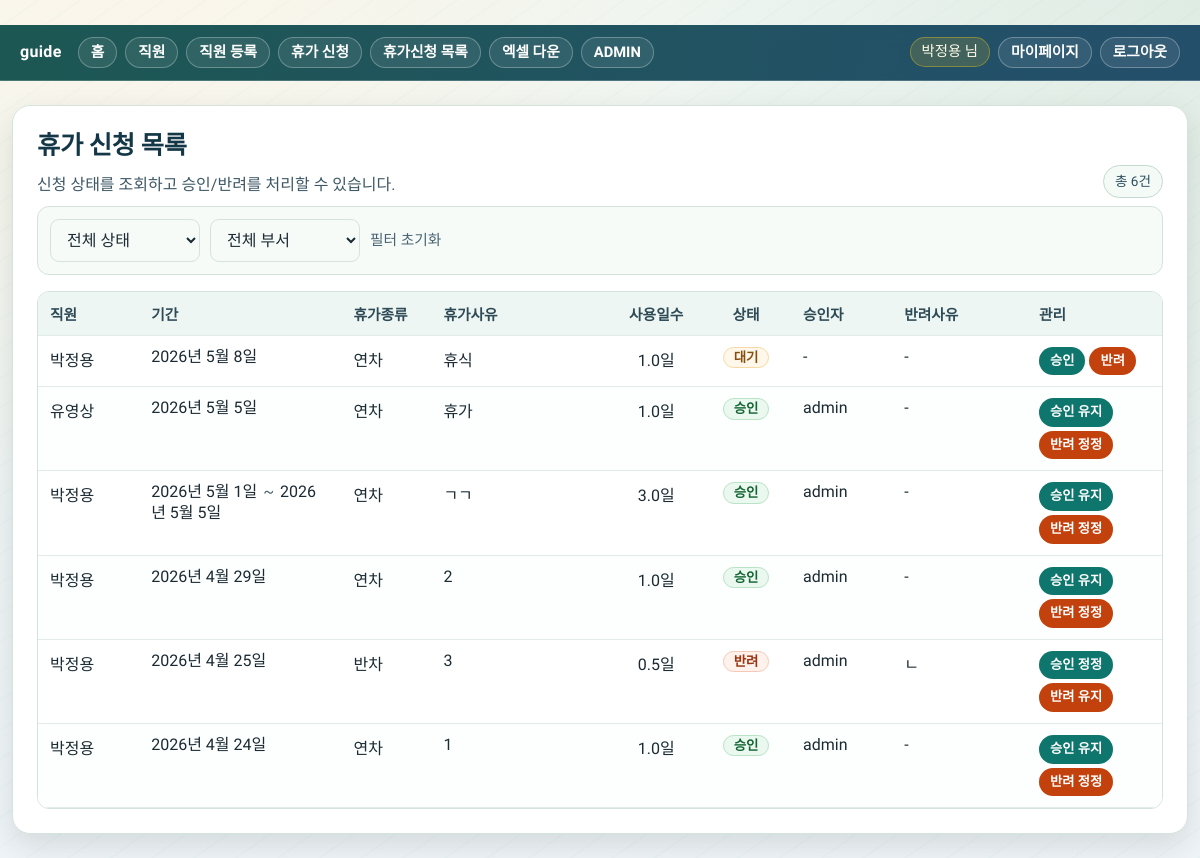
The app's page /leave/ (signed in) with its own data.
### employee/models.py (models this page shows, shortened)
class Employee(models.Model):
	class Department(models.TextChoices):
		MEDICAL = '진료부', '진료부'
		WARD_3 = '3병동', '3병동'
		WARD_5A = '5A병동', '5A병동'
		WARD_5B = '5B병동', '5B병동'
		OPERATING_ROOM = '수술실', '수술실'
		TREATMENT_ROOM = '치료실', '치료실'
		OUTPATIENT = '외래', '외래'
		COUNSELING_ROOM = '상담실', '상담실'
		NURSING = '간호부', '간호부'
		NURSING_ADMIN = '간호행정', '간호행정'
		ADMINISTRATION = '원무과', '원무과'
		GENERAL_AFFAIRS = '총무과', '총무과'
		FACILITIES = '시설과', '시설과'
		REVIEW = '심사과', '심사과'
		HEALTH_CHECK = '검진센터', '검진센터'
		RADIOLOGY = '영상의학과', '영상의학과'
		LAB_MEDICINE = '진단검사의학과', '진단검사의학과'
		PHYSICAL_THERAPY = '물리치료', '물리치료'
		EXERCISE_THERAPY = '운동치료', '운동치료'
		IN_HOUSE_PHARMACY = '원내약국', '원내약국'
		NUTRITION = '영양과', '영양과'
	class EmploymentStatus(models.TextChoices):
		ACTIVE = 'active', '재직'
		LEAVE = 'leave', '휴직'
		RESIGNED = 'resigned', '퇴사'
	user = models.OneToOneField(
		User,
		on_delete=models.SET_NULL,
		null=True,
		blank=True,
		related_name='employee_profile',
	)
	name = models.CharField('이름', max_length=50)
	employee_number = models.CharField('사번', max_length=30, unique=True)
	department = models.CharField('부서', max_length=100, choices=Department.choices)
	position = models.CharField('직급', max_length=50)
	hire_date = models.DateField('입사일')
	employment_status = models.CharField(
		'재직상태',
		max_length=20,
		choices=EmploymentStatus.choices,
		default=EmploymentStatus.ACTIVE,
	)
	must_change_password = models.BooleanField(
		'최초 로그인 비밀번호 변경 필요',
		default=True,
	)
	created_at = models.DateTimeField(auto_now_add=True)
	updated_at = models.DateTimeField(auto_now=True)
	class Meta:
		ordering = ['name']

### leave_app/models.py (models this page shows, shortened)
class LeaveRequest(models.Model):
    class LeaveType(models.TextChoices):
        ANNUAL = 'annual', '연차'
        HALF_DAY = 'half_day', '반차'
        PAID = 'paid', '유급'
        UNPAID = 'unpaid', '무급'
        BEREAVEMENT = 'bereavement', '경조'
        REWARD = 'reward', '포상'
        TRAINING = 'training', '훈련'
        OTHER = 'other', '기타'
    class LeaveStatus(models.TextChoices):
        PENDING = 'pending', '대기'
        APPROVED = 'approved', '승인'
        REJECTED = 'rejected', '반려'
        CANCELED = 'canceled', '취소'
    employee = models.ForeignKey(Employee, on_delete=models.CASCADE, related_name='leave_requests')
    start_date = models.DateField('시작일')
    end_date = models.DateField('종료일')
    leave_type = models.CharField('휴가종류', max_length=20, choices=LeaveType.choices)
    leave_reason = models.TextField('휴가 사유', blank=True)
    days_count = models.DecimalField('사용일수', max_digits=4, decimal_places=1, default=Decimal('0'))
    status = models.CharField(
        '상태',
        max_length=20,
        choices=LeaveStatus.choices,
        default=LeaveStatus.PENDING,
    )
    approver = models.ForeignKey(
        User,
        on_delete=models.SET_NULL,
        null=True,
        blank=True,
        related_name='approved_leave_requests',
        verbose_name='승인자',
    )
    reject_reason = models.TextField('반려 사유', blank=True)
    requested_at = models.DateTimeField('신청일', auto_now_add=True)
    class Meta:
        ordering = ['-requested_at']

### leave_app/views.py (the view)
# urls.py: path('', leave_list, name='list'),
@login_required
def leave_list(request):
    qs = LeaveRequest.objects.select_related('employee', 'approver').order_by('-requested_at')
    dept_filter = ''
    if not request.user.is_staff:
        qs = qs.filter(employee__user=request.user)
    status_filter = request.GET.get('status', '')
    if status_filter:
        qs = qs.filter(status=status_filter)
    if request.user.is_staff:
        dept_filter = request.GET.get('department', '')
        if dept_filter:
            qs = qs.filter(employee__department=dept_filter)
    departments = Employee.objects.values_list('department', flat=True).distinct().order_by('department')
    paginator = Paginator(qs, 15)
    page_obj = paginator.get_page(request.GET.get('page'))
    return render(request, 'leave_app/leave_list.html', {
        'leaves': page_obj,
        'page_obj': page_obj,
        'departments': departments,
        'current_status': status_filter,
        'current_dept': dept_filter,
    })

### templates/leave_app/leave_list.html (shortened to what this page needs)
{% extends 'base.html' %}
{% block content %}
<div class="leave-head">
    <div>
        <h2>휴가 신청 목록</h2>
        <p class="lead">신청 상태를 조회하고 승인/반려를 처리할 수 있습니다.</p>
    </div>
    <span class="leave-count">총 {{ page_obj.paginator.count }}건</span>
</div>
<form method="get" class="filter-bar">
    <select name="status" onchange="this.form.submit()">
        <option value="">전체 상태</option>
    </select>
    {% if request.user.is_staff %}
    <select name="department" onchange="this.form.submit()">
        <option value="">전체 부서</option>
    </select>
    {% endif %}
    <a href="{% url 'leave_app:list' %}" class="muted-link">필터 초기화</a>
</form>
<div class="table-wrap">
<table class="leave-table">
    <thead>
        <tr>
            <th>직원</th>
            <th>기간</th>
            <th>휴가종류</th>
            <th>휴가사유</th>
            <th>사용일수</th>
            <th>상태</th>
            <th>승인자</th>
            <th>반려사유</th>
            <th>관리</th>
        </tr>
    </thead>
    <tbody>
    {% for leave in leaves %}
        <tr>
            <td>{{ leave.employee.name }}</td>
            <td class="col-period" title="{{ leave.start_date }} ~ {{ leave.end_date }}">
                {% if leave.start_date == leave.end_date %}
                <span>{{ leave.start_date }}</span>
                {% else %}
                <span class="period-range">
                    <span>{{ leave.start_date }}</span>
                    <span class="period-sep">~</span>
                    <span>{{ leave.end_date }}</span>
                </span>
                {% endif %}
            </td>
            <td>{{ leave.get_leave_type_display }}</td>
            <td class="col-reason">
                <span class="line-clamp-2" title="{{ leave.leave_reason|default:'-' }}">{{ leave.leave_reason|default:'-' }}</span>
            </td>
            <td>{{ leave.days_count }}일</td>
            <td class="col-status">
                <span class="status-{{ leave.status }}">{{ leave.get_status_display }}</span>
            </td>
            <td class="col-approver">{{ leave.approver|default:'-' }}</td>
            <td class="col-reject-reason">
                <span class="line-clamp-2" title="{{ leave.reject_reason|default:'-' }}">{{ leave.reject_reason|default:'-' }}</span>
            </td>
            <td class="col-actions">
                <div class="action-group">
                {% if request.user.is_staff %}
                    {% if leave.status != 'canceled' %}
                    <a class="btn" href="{% url 'leave_app:approve' leave.pk %}">
                        {% if leave.status == 'rejected' %}승인 정정{% elif leave.status == 'approved' %}승인 유지{% else %}승인{% endif %}
                    </a>
                    <a class="btn btn-danger" href="{% url 'leave_app:reject' leave.pk %}">
                        {% if leave.status == 'approved' %}반려 정정{% elif leave.status == 'rejected' %}반려 유지{% else %}반려{% endif %}
                    </a>
                    {% else %}
                    -
                    {% endif %}
                {% else %}
                    {% if leave.status == 'pending' %}
                    <a class="btn btn-danger" href="{% url 'leave_app:cancel' leave.pk %}">신청 취소</a>
                    {% else %}
                    -
                    {% endif %}
                {% endif %}
                </div>
            </td>
        </tr>
    {% empty %}
        <tr><td colspan="9">휴가 신청 내역이 없습니다.</td></tr>
    {% endfor %}
    </tbody>
</table>
</div>
{% endblock %}

### templates/base.html (shortened to what this page needs)
﻿{% load static %}
<!doctype html>
<html lang="ko">
<head>
    <link rel="stylesheet" href="{% static 'css/style.css' %}">
</head>
<body class="{% block body_class %}{% endblock %}">
{% if request.path != '/accounts/login/' %}
<header>
    <nav class="top-nav">
        <a class="brand-link" href="/">guide</a>
        <div class="nav-main">
        {% if request.user.is_authenticated %}
            {% if request.user.is_staff %}
                <a class="nav-item" href="/">홈</a>
                <a class="nav-item" href="/employees/">직원</a>
                <a class="nav-item" href="{% url 'employee:create' %}">직원 등록</a>
                <a class="nav-item" href="/leave/request/">휴가 신청</a>
                <a class="nav-item" href="/leave/">휴가신청 목록</a>
                <a class="nav-item" href="{% url 'leave_app:export_csv' %}">엑셀 다운</a>
                <a class="nav-item" href="/admin/">ADMIN</a>
            {% else %}
                <a class="nav-item" href="/">홈</a>
                <a class="nav-item" href="{% url 'leave_app:request_create' %}">휴가신청</a>
                <a class="nav-item" href="{% url 'leave_app:list' %}">휴가신청목록</a>
            {% endif %}
        {% else %}
            <a class="nav-item" href="/">홈</a>
            <a class="nav-item" href="/accounts/login/">로그인</a>
            <a class="nav-item" href="{% url 'signup' %}">회원가입</a>
        {% endif %}
        </div>
        {% if request.user.is_authenticated %}
        <div class="nav-auth">
            <span class="user-badge">{% firstof request.user.employee_profile.name request.user.first_name request.user.username %} 님</span>
            <a class="nav-item" href="{% url 'my_page' %}">마이페이지</a>
            <form method="post" action="{% url 'logout' %}">
                <button type="submit" class="nav-link-btn">로그아웃</button>
            </form>
        </div>
        {% endif %}
    </nav>
</header>
{% endif %}
<main class="container">
    {% block content %}{% endblock %}
</main>
</body>
</html>

### records on screen
LeaveRequest: employee.name "박정용", start_date "2026년 5월 8일", leave_type "연차", leave_reason "휴식", days_count "1.0", status "대기", approver "-", reject_reason "-", shows "승인", shows "반려"
LeaveRequest: employee.name "유영상", start_date "2026년 5월 5일", leave_type "연차", leave_reason "휴가", days_count "1.0", status "승인", approver "admin", reject_reason "-", shows "승인 유지", shows "반려 정정"
LeaveRequest: employee.name "박정용", start_date "2026년 5월 1일", end_date "2026년 5월 5일", leave_type "연차", leave_reason "ㄱㄱ", days_count "3.0", status "승인", approver "admin", reject_reason "-", shows "승인 유지", shows "반려 정정"
LeaveRequest: employee.name "박정용", start_date "2026년 4월 29일", leave_type "연차", leave_reason "2", days_count "1.0", status "승인", approver "admin", reject_reason "-", shows "승인 유지", shows "반려 정정"
LeaveRequest: employee.name "박정용", start_date "2026년 4월 25일", leave_type "반차", leave_reason "3", days_count "0.5", status "반려", approver "admin", reject_reason "ㄴ", shows "승인 정정", shows "반려 유지"
LeaveRequest: employee.name "박정용", start_date "2026년 4월 24일", leave_type "연차", leave_reason "1", days_count "1.0", status "승인", approver "admin", reject_reason "-", shows "승인 유지", shows "반려 정정"

### other values on screen
{{ page_obj.paginator.count }} "6"
